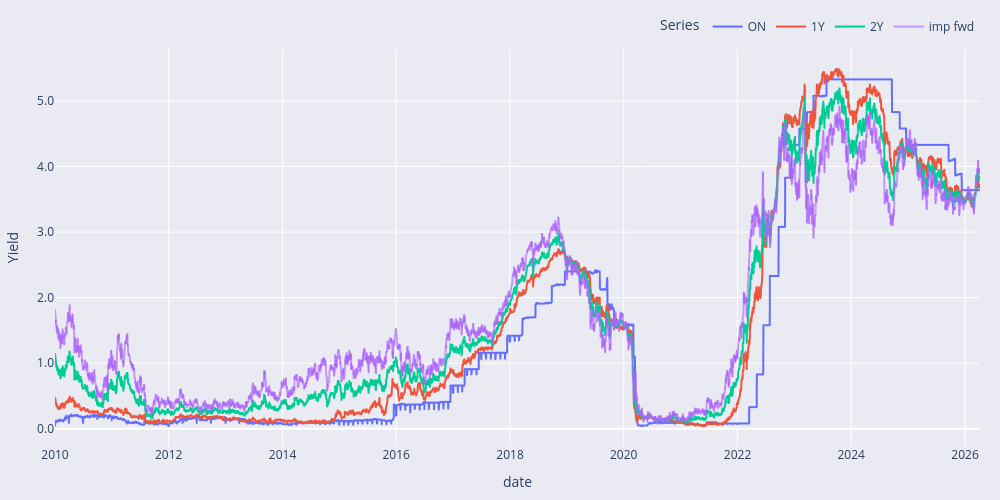

Write notebook code for a chart like this one.
### Code cell
import plotly.express as px

df_plot = df_ust.loc[start_year:, ['ON', '1Y', '2Y']].copy()
df_plot['imp fwd'] = implied_fwd.reindex(df_plot.index)

fig = px.line(
    df_plot,
    x=df_plot.index,
    y=['ON', '1Y', '2Y', 'imp fwd'],
    labels={'value': 'Yield', 'variable': 'Series'},
    template='plotly_white'
)

# imp fwd만 투명도 적용
fig.update_traces(selector=dict(name='imp fwd'), opacity=0.6)

fig.update_layout(
    width=1000,
    height=500,
    legend=dict(orientation='h', yanchor='bottom', y=1.02, xanchor='right', x=1),
    margin=dict(l=40, r=20, t=30, b=30)
)

# seaborn 스타일 느낌: 연한 회색 배경 + 하얀 그리드
fig.update_layout(
    plot_bgcolor='#EAEAF2',
    paper_bgcolor='#EAEAF2'
)

fig.update_xaxes(showgrid=True, gridcolor='white', zerolinecolor='white')
fig.update_yaxes(showgrid=True, gridcolor='white', zerolinecolor='white')
fig.update_yaxes(tickformat=".1f")

fig.show()

### Figure 1 — Plotly figure (JSON) as saved in the notebook; plotly's stock layout.template omitted (floating-point values rounded to 4 significant figures; data arrays with more than 128 entries replaced by an {"elided": "..."} marker saying what was removed)
{"data": [{"hovertemplate": "Series=ON<br>date=%{x}<br>Yield=%{y}<extra></extra>", "legendgroup": "ON", "line": {"color": "#636efa", "dash": "solid"}, "marker": {"symbol": "circle"}, "mode": "lines", "name": "ON", "showlegend": true, "x": {"elided": "4243 str values"}, "xaxis": "x", "y": {"elided": "4243 float values"}, "yaxis": "y", "type": "scattergl"}, {"hovertemplate": "Series=1Y<br>date=%{x}<br>Yield=%{y}<extra></extra>", "legendgroup": "1Y", "line": {"color": "#EF553B", "dash": "solid"}, "marker": {"symbol": "circle"}, "mode": "lines", "name": "1Y", "showlegend": true, "x": {"elided": "4243 str values"}, "xaxis": "x", "y": {"elided": "4243 float values"}, "yaxis": "y", "type": "scattergl"}, {"hovertemplate": "Series=2Y<br>date=%{x}<br>Yield=%{y}<extra></extra>", "legendgroup": "2Y", "line": {"color": "#00cc96", "dash": "solid"}, "marker": {"symbol": "circle"}, "mode": "lines", "name": "2Y", "showlegend": true, "x": {"elided": "4243 str values"}, "xaxis": "x", "y": {"elided": "4243 float values"}, "yaxis": "y", "type": "scattergl"}, {"hovertemplate": "Series=imp fwd<br>date=%{x}<br>Yield=%{y}<extra></extra>", "legendgroup": "imp fwd", "line": {"color": "#ab63fa", "dash": "solid"}, "marker": {"symbol": "circle"}, "mode": "lines", "name": "imp fwd", "showlegend": true, "x": {"elided": "4243 str values"}, "xaxis": "x", "y": {"elided": "4243 float values"}, "yaxis": "y", "type": "scattergl", "opacity": 0.6}], "layout": {"xaxis": {"anchor": "y", "domain": [0.0, 1.0], "title": {"text": "date"}, "showgrid": true, "gridcolor": "white", "zerolinecolor": "white"}, "yaxis": {"anchor": "x", "domain": [0.0, 1.0], "title": {"text": "Yield"}, "showgrid": true, "gridcolor": "white", "zerolinecolor": "white", "tickformat": ".1f"}, "legend": {"title": {"text": "Series"}, "tracegroupgap": 0, "orientation": "h", "yanchor": "bottom", "y": 1.02, "xanchor": "right", "x": 1}, "margin": {"t": 30, "l": 40, "r": 20, "b": 30}, "width": 1000, "height": 500, "plot_bgcolor": "#EAEAF2", "paper_bgcolor": "#EAEAF2"}}
